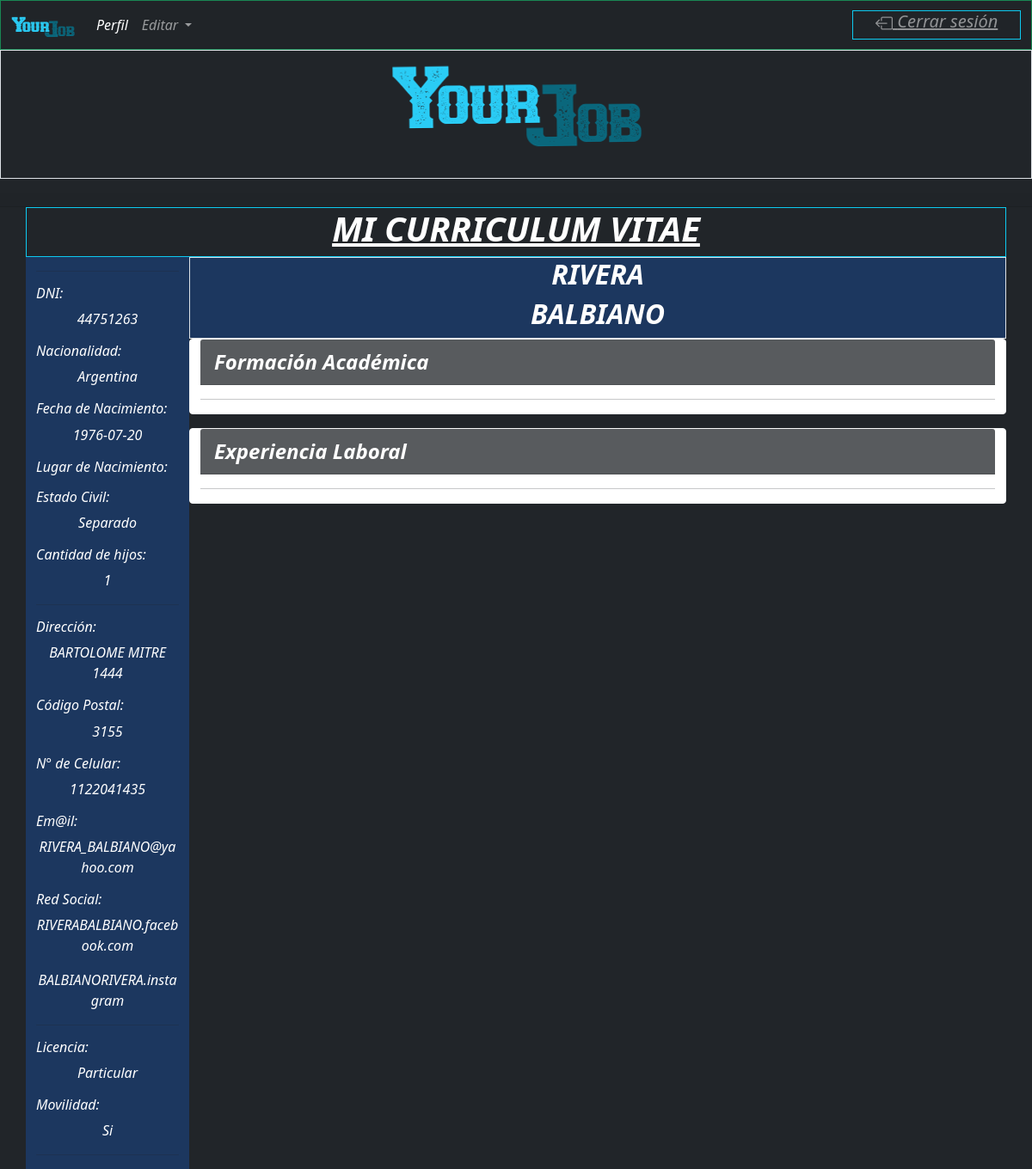
The page /iniciocandidato.php?ms=d (signed in) on the database its author committed.
### tables this page shows
CREATE TABLE IF NOT EXISTS `candidatos` (
  `DNI` int(10) NOT NULL,
  `Apellido` varchar(30) DEFAULT NULL,
  `Comentario` varchar(150) DEFAULT NULL,
  `Contacto` varchar(10) DEFAULT NULL,
  `Domicilio` varchar(30) DEFAULT NULL,
  `Email` varchar(100) DEFAULT NULL,
  `Estado` varchar(30) DEFAULT NULL,
  `Hijos` varchar(3) DEFAULT NULL,
  `Licencia` varchar(30) DEFAULT NULL,
  `LugarNac` varchar(30) DEFAULT NULL,
  `Movilidad` varchar(30) DEFAULT NULL,
  `Nacimiento` date DEFAULT NULL,
  `Nacionalidad` varchar(30) DEFAULT NULL,
  `Nombre` varchar(30) DEFAULT NULL,
  `NumDireccion` varchar(30) DEFAULT NULL,
  `Postal` int(6) DEFAULT NULL,
  `RedSocial1` varchar(100) DEFAULT NULL,
  `RedSocial2` varchar(100) DEFAULT NULL,
  `estado_civil` varchar(30) DEFAULT NULL,
  PRIMARY KEY (`DNI`)
);

### dbcon.php (called while the page is built, shortened)
<?php
function cunsultadb($consulta)
    {
        $servername = "localhost";
        $username = "bot";
        $password = "f4ideEb85YrUIXuU";
        $dbname = "bolsatrabajo";
        $conn = new mysqli($servername, $username, $password, $dbname);
        $conn->query("SET NAMES 'utf8'");
        $resultado = $conn->query($consulta);
        $respfila="0";
        if (!empty($resultado))
        {
            while($fila = $resultado->fetch_assoc())
            {
                $respfila=$fila;
            }
        }
        return $respfila;
    }
 ?>

### infocv.php (the view, shortened to what this page needs)
<?php
$datosp = cunsultadb($consulta);
?>
<body >
<div class="container bg-dark fst-italic border border-info">
            <div class="row">
                <h1 class="text-center text-white text-decoration-underline fw-bolder text-uppercase"> Mi Curriculum Vitae </h1>
            </div>
        </div>
<div class="container fst-italic">
    <div class="row">
        <div class="col-2 bg-primary bg-opacity-25 ">
            <hr width="100%" color="white">
            <h6 class="card-title text-white">DNI:</h6>
            <p class="card-text text-white text-center break text-break"><?php echo $_SESSION['id'];?></p>
            <h6 class="card-title text-white">Nacionalidad:</h6>
            <p class="card-text text-white text-center break text-break"><?php echo $datosp['Nacionalidad'];?></p>
            <h6 class="card-title text-white">Fecha de Nacimiento:</h6>
            <p class="card-text text-white text-center text-break"><?php echo $datosp['Nacimiento'];?></p>
            <h6 class="card-title text-white">Lugar de Nacimiento:</h6>
            <h6 class="card-title text-white">Estado Civil:</h6>
            <p class="card-text text-white text-center text-break"><?php echo $datosp['estado_civil'];?></p>
            <h6 class="card-title text-white">Cantidad de hijos:</h6>
            <p class="card-text text-white text-center text-break"><?php echo $datosp['Hijos'];?></p>
            <hr width="100%" color="white">
            <h6 class="card-title text-white">Dirección:</h6>
            <p class="card-text text-white text-center text-break"><?php echo $datosp['Domicilio'];?>  <?php echo $datosp['NumDireccion'];?></p>
            <h6 class="card-title text-white">Código Postal:</h6>
            <p class="card-text text-white text-center text-break"><?php echo $datosp['Postal'];?></p>
            <h6 class="card-title text-white">N° de Celular:</h6>
            <p class="card-text text-white text-center text-break"><?php echo $datosp['Contacto'];?></p>
            <h6 class="card-title text-white ">Em@il:</h6>
            <p class="card-text text-white text-center text-break"><?php echo $datosp['Email'];?></p>
            <h6 class="card-title text-white ">Red Social:</h6>
            <p class="card-text text-white text-center text-break"><?php echo $datosp['RedSocial1'];?></p>
            <p class="card-text text-white text-center text-break"><?php echo $datosp['RedSocial2'];?></p>
            <hr width="100%" color="white">
            <h6 class="card-title text-white">Licencia:</h6>
            <p class="card-text text-white text-center text-break"><?php echo $datosp['Licencia'];?></p>
            <h6 class="card-title text-white">Movilidad:</h6>
            <p class="card-text text-white text-center text-break"><?php echo $datosp['Movilidad'];?></p>
            <hr>
        </div>
        <div class="col-10">
            <div class="row border bg-primary bg-opacity-25 text-white ">
                <h2 class="text-center text-uppercase fw-bolder"> <?php echo $datosp['Nombre'];?></h2>
                <h2 class="text-center text-uppercase fw-bolder"> <?php echo $datosp['Apellido'];?></h2>
            </div>
            <div class="row">
            <div class="card border-light mb-3" style="max-width: S3rem;">
                <div class="card-header bg-dark bg-opacity-75 text-white fs-4 fw-bolder ">Formación Académica</div><hr>
            </div>
            </div>
            <div class="row">
            <div class="card border-light mb-3" style="max-width: S3rem;">
                <div class="card-header bg-dark bg-opacity-75 fw-bolder text-white fs-4">Experiencia Laboral</div><hr>
            </div>
            </div>
        </div>
    </div>
</div>
</body>

### rows shown on the page
candidatos: Nacionalidad "Argentina", Nacimiento "1976-07-20", estado_civil "Separado", Hijos "1", Domicilio "BARTOLOME MITRE", NumDireccion "1444", Postal "3155", Contacto "1122041435", Email "RIVERA_BALBIANO@yahoo.com", RedSocial1 "RIVERABALBIANO.facebook.com", RedSocial2 "BALBIANORIVERA.instagram", Licencia "Particular", Movilidad "Si", Nombre "RIVERA", Apellido "BALBIANO"

### other values the page prints
$_SESSION['id'] "44751263"
